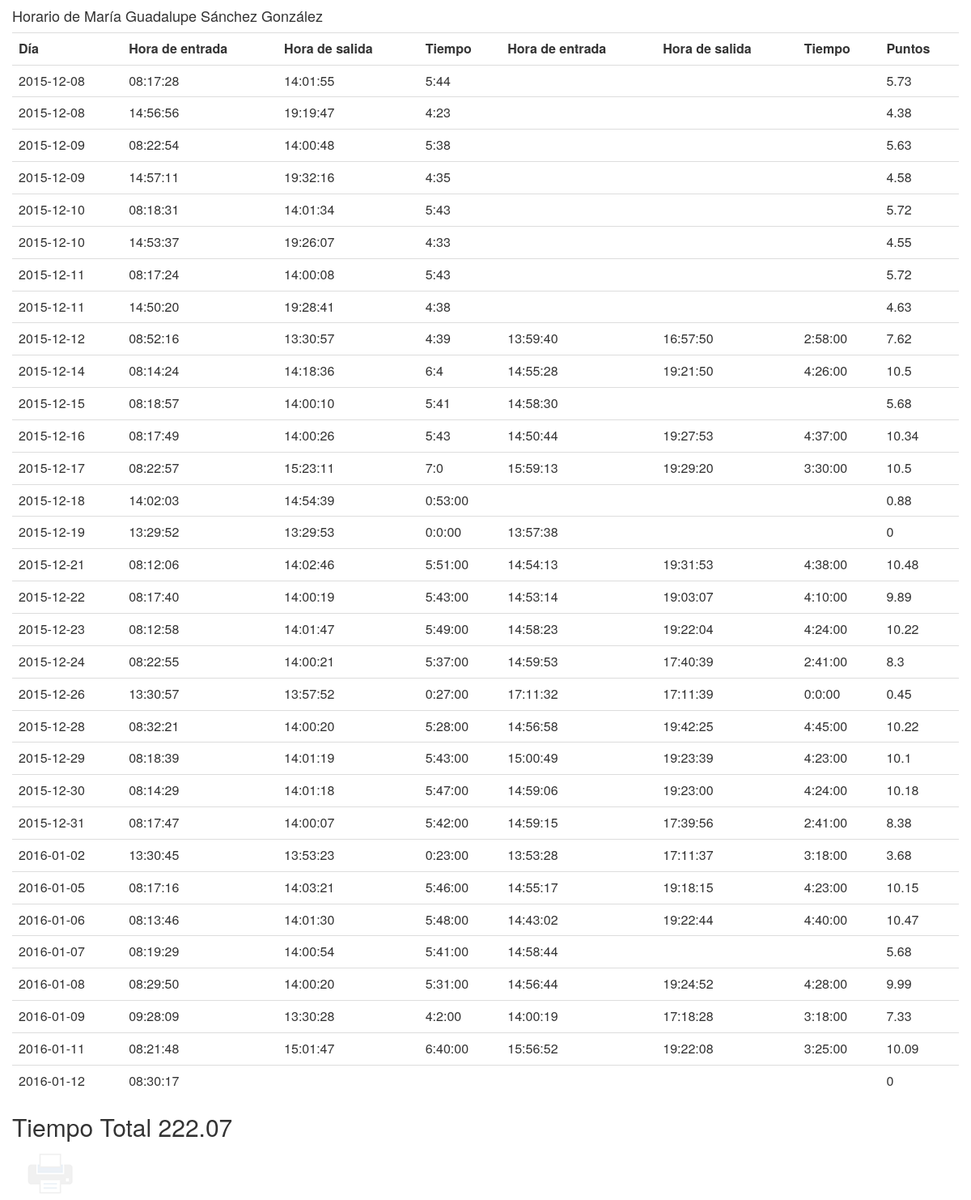
Screenshot of /horario-personal.php?usuario=11 with the database file from the repository.
### tables this page shows
CREATE TABLE IF NOT EXISTS `personal` (
  `idpersonal` int(11) NOT NULL AUTO_INCREMENT,
  `nombre` varchar(45) DEFAULT NULL,
  `apellidos` varchar(45) DEFAULT NULL,
  `foto` varchar(100) DEFAULT NULL,
  `tolerancia` time NOT NULL,
  `privilegios_idprivilegios` int(11) NOT NULL,
  `usuario_idusuario` int(11) NOT NULL,
  PRIMARY KEY (`idpersonal`,`privilegios_idprivilegios`),
  KEY `fk_personal_privilegios1_idx` (`privilegios_idprivilegios`),
  KEY `fk_personal_usuario1_idx` (`usuario_idusuario`)
);

CREATE TABLE IF NOT EXISTS `horario` (
  `idhorario` int(11) NOT NULL AUTO_INCREMENT,
  `dia_entrada` date DEFAULT NULL,
  `hora_entrada` time DEFAULT NULL,
  `dia_salida` date DEFAULT NULL,
  `hora_salida` time DEFAULT NULL,
  `tiempo` varchar(8) NOT NULL,
  `tiempo_decimal` float(5,2) NOT NULL,
  `despues_entrada` time DEFAULT NULL,
  `despues_salida` time DEFAULT NULL,
  `despues_tiempo` varchar(8) DEFAULT NULL,
  `despues_tiempo_decimal` float(5,2) DEFAULT NULL,
  `total` varchar(8) DEFAULT NULL,
  `total_decimal` float(5,2) DEFAULT NULL,
  `personal_idpersonal` int(11) NOT NULL,
  PRIMARY KEY (`idhorario`,`personal_idpersonal`),
  KEY `fk_horario_personal1_idx` (`personal_idpersonal`)
);

### horario-personal.php (the view, shortened to what this page needs)
<html>
<head>
<link rel="stylesheet" type="text/css" href="css/bootstrap.min.css">
<link rel="stylesheet" type="text/css" href="css/imprimir.css">
</head>
<body>
<?php
$usuario = $_GET['usuario'];
?>
	<div class="container">
		<div class="row">
			<?php
				include('conexion.php');
				$personal = $datos = "select nombre,apellidos from personal where idpersonal = '$usuario'";
				$data = mysql_query($personal, $conexion) or die(mysql_error());
				while ($rows = mysql_fetch_assoc($data)) {
					echo "<h4>Horario de ". $rows['nombre']." ".$rows['apellidos']."</h4>";
				}
			?>
			<div class="table-responsive">
				<table class="table">
					<tr>
						<th>D&iacute;a</th>
						<th>Hora de entrada</th>
						<th>Hora de salida</th>
						<th>Tiempo</th>
						<th>Hora de entrada</th>
						<th>Hora de salida</th>
						<th>Tiempo</th>
						<th>Puntos</th>
					</tr>
					<?php
						$usuario = $_GET['usuario'];
						$datos = "select * from horario where personal_idpersonal = '$usuario'";
						$horario = mysql_query($datos, $conexion) or die(mysql_error());
						$total = 0;
						while ($rows = mysql_fetch_assoc($horario)) {
							echo "<tr>";
							$dia = $rows['dia_entrada'];
							echo "<td>".$dia."</td>";
							$entrada = $rows['hora_entrada'];
							echo "<td>".$entrada."</td>";
							$salida = $rows['hora_salida'];
							echo "<td>".$salida."</td>";
							$tiempo = $rows['tiempo'];
							echo "<td>".$tiempo."</td>";
							$decimal = $rows['tiempo_decimal'];
							$entrada = $rows['despues_entrada'];
							echo "<td>".$entrada."</td>";
							$salida = $rows['despues_salida'];
							echo "<td>".$salida."</td>";
							$despues_tiempo = $rows['despues_tiempo'];
							echo "<td>".$despues_tiempo."</td>";
							$despues_decimal = $rows['despues_tiempo_decimal'];
							$en_dia = 0;
							if(!empty($decimal)){
								$total = $total + $decimal;
								$en_dia = $en_dia + $decimal;
								if(!empty($despues_decimal)){
								$total = $total + $despues_decimal;
								$en_dia = $en_dia + $despues_decimal;
								}
							}
							echo "<td>".$en_dia."</td>";
							echo "</tr>";
						}
					?>
				</table>
				<h2>Tiempo Total <?php echo $total; ?></h2>
			</div>
		</div>
		<button onclick='window.print()' type='button' id='btnImprimir'></button>
	</div>
</body>

### css/imprimir.css (style rules this page uses)
#btnImprimir { background: url(img/imprimir.png); border: 0; width: 64px; height: 64px; }
#btnImprimir { opacity: 0.1; }

### rows the page displays
personal: nombre "María Guadalupe", apellidos "Sánchez González"
horario: dia_entrada "2015-12-08", hora_entrada "08:17:28", hora_salida "14:01:55", tiempo "5:44", en_dia "5.73"
horario: dia_entrada "2015-12-08", hora_entrada "14:56:56", hora_salida "19:19:47", tiempo "4:23", en_dia "4.38"
horario: dia_entrada "2015-12-09", hora_entrada "08:22:54", hora_salida "14:00:48", tiempo "5:38", en_dia "5.63"
horario: dia_entrada "2015-12-09", hora_entrada "14:57:11", hora_salida "19:32:16", tiempo "4:35", en_dia "4.58"
horario: dia_entrada "2015-12-10", hora_entrada "08:18:31", hora_salida "14:01:34", tiempo "5:43", en_dia "5.72"
horario: dia_entrada "2015-12-10", hora_entrada "14:53:37", hora_salida "19:26:07", tiempo "4:33", en_dia "4.55"
horario: dia_entrada "2015-12-11", hora_entrada "08:17:24", hora_salida "14:00:08", tiempo "5:43", en_dia "5.72"
horario: dia_entrada "2015-12-11", hora_entrada "14:50:20", hora_salida "19:28:41", tiempo "4:38", en_dia "4.63"
horario: dia_entrada "2015-12-12", hora_entrada "08:52:16", hora_salida "13:30:57", tiempo "4:39", despues_entrada "13:59:40", despues_salida "16:57:50", despues_tiempo "2:58:00", en_dia "7.62"
horario: dia_entrada "2015-12-14", hora_entrada "08:14:24", hora_salida "14:18:36", tiempo "6:4", despues_entrada "14:55:28", despues_salida "19:21:50", despues_tiempo "4:26:00", en_dia "10.5"
horario: dia_entrada "2015-12-15", hora_entrada "08:18:57", hora_salida "14:00:10", tiempo "5:41", despues_entrada "14:58:30", en_dia "5.68"
horario: dia_entrada "2015-12-16", hora_entrada "08:17:49", hora_salida "14:00:26", tiempo "5:43", despues_entrada "14:50:44", despues_salida "19:27:53", despues_tiempo "4:37:00", en_dia "10.34"
horario: dia_entrada "2015-12-17", hora_entrada "08:22:57", hora_salida "15:23:11", tiempo "7:0", despues_entrada "15:59:13", despues_salida "19:29:20", despues_tiempo "3:30:00", en_dia "10.5"
horario: dia_entrada "2015-12-18", hora_entrada "14:02:03", hora_salida "14:54:39", tiempo "0:53:00", en_dia "0.88"
horario: dia_entrada "2015-12-19", hora_entrada "13:29:52", hora_salida "13:29:53", tiempo "0:0:00", despues_entrada "13:57:38", en_dia "0"
horario: dia_entrada "2015-12-21", hora_entrada "08:12:06", hora_salida "14:02:46", tiempo "5:51:00", despues_entrada "14:54:13", despues_salida "19:31:53", despues_tiempo "4:38:00", en_dia "10.48"
horario: dia_entrada "2015-12-22", hora_entrada "08:17:40", hora_salida "14:00:19", tiempo "5:43:00", despues_entrada "14:53:14", despues_salida "19:03:07", despues_tiempo "4:10:00", en_dia "9.89"
horario: dia_entrada "2015-12-23", hora_entrada "08:12:58", hora_salida "14:01:47", tiempo "5:49:00", despues_entrada "14:58:23", despues_salida "19:22:04", despues_tiempo "4:24:00", en_dia "10.22"
horario: dia_entrada "2015-12-24", hora_entrada "08:22:55", hora_salida "14:00:21", tiempo "5:37:00", despues_entrada "14:59:53", despues_salida "17:40:39", despues_tiempo "2:41:00", en_dia "8.3"
horario: dia_entrada "2015-12-26", hora_entrada "13:30:57", hora_salida "13:57:52", tiempo "0:27:00", despues_entrada "17:11:32", despues_salida "17:11:39", despues_tiempo "0:0:00", en_dia "0.45"
horario: dia_entrada "2015-12-28", hora_entrada "08:32:21", hora_salida "14:00:20", tiempo "5:28:00", despues_entrada "14:56:58", despues_salida "19:42:25", despues_tiempo "4:45:00", en_dia "10.22"
horario: dia_entrada "2015-12-29", hora_entrada "08:18:39", hora_salida "14:01:19", tiempo "5:43:00", despues_entrada "15:00:49", despues_salida "19:23:39", despues_tiempo "4:23:00", en_dia "10.1"
horario: dia_entrada "2015-12-30", hora_entrada "08:14:29", hora_salida "14:01:18", tiempo "5:47:00", despues_entrada "14:59:06", despues_salida "19:23:00", despues_tiempo "4:24:00", en_dia "10.18"
horario: dia_entrada "2015-12-31", hora_entrada "08:17:47", hora_salida "14:00:07", tiempo "5:42:00", despues_entrada "14:59:15", despues_salida "17:39:56", despues_tiempo "2:41:00", en_dia "8.38"
horario: dia_entrada "2016-01-02", hora_entrada "13:30:45", hora_salida "13:53:23", tiempo "0:23:00", despues_entrada "13:53:28", despues_salida "17:11:37", despues_tiempo "3:18:00", en_dia "3.68"
horario: dia_entrada "2016-01-05", hora_entrada "08:17:16", hora_salida "14:03:21", tiempo "5:46:00", despues_entrada "14:55:17", despues_salida "19:18:15", despues_tiempo "4:23:00", en_dia "10.15"
horario: dia_entrada "2016-01-06", hora_entrada "08:13:46", hora_salida "14:01:30", tiempo "5:48:00", despues_entrada "14:43:02", despues_salida "19:22:44", despues_tiempo "4:40:00", en_dia "10.47"
horario: dia_entrada "2016-01-07", hora_entrada "08:19:29", hora_salida "14:00:54", tiempo "5:41:00", despues_entrada "14:58:44", en_dia "5.68"
horario: dia_entrada "2016-01-08", hora_entrada "08:29:50", hora_salida "14:00:20", tiempo "5:31:00", despues_entrada "14:56:44", despues_salida "19:24:52", despues_tiempo "4:28:00", en_dia "9.99"
horario: dia_entrada "2016-01-09", hora_entrada "09:28:09", hora_salida "13:30:28", tiempo "4:2:00", despues_entrada "14:00:19", despues_salida "17:18:28", despues_tiempo "3:18:00", en_dia "7.33"
horario: dia_entrada "2016-01-11", hora_entrada "08:21:48", hora_salida "15:01:47", tiempo "6:40:00", despues_entrada "15:56:52", despues_salida "19:22:08", despues_tiempo "3:25:00", en_dia "10.09"
horario: dia_entrada "2016-01-12", hora_entrada "08:30:17", en_dia "0"

### other values shown
$total "222.07"
